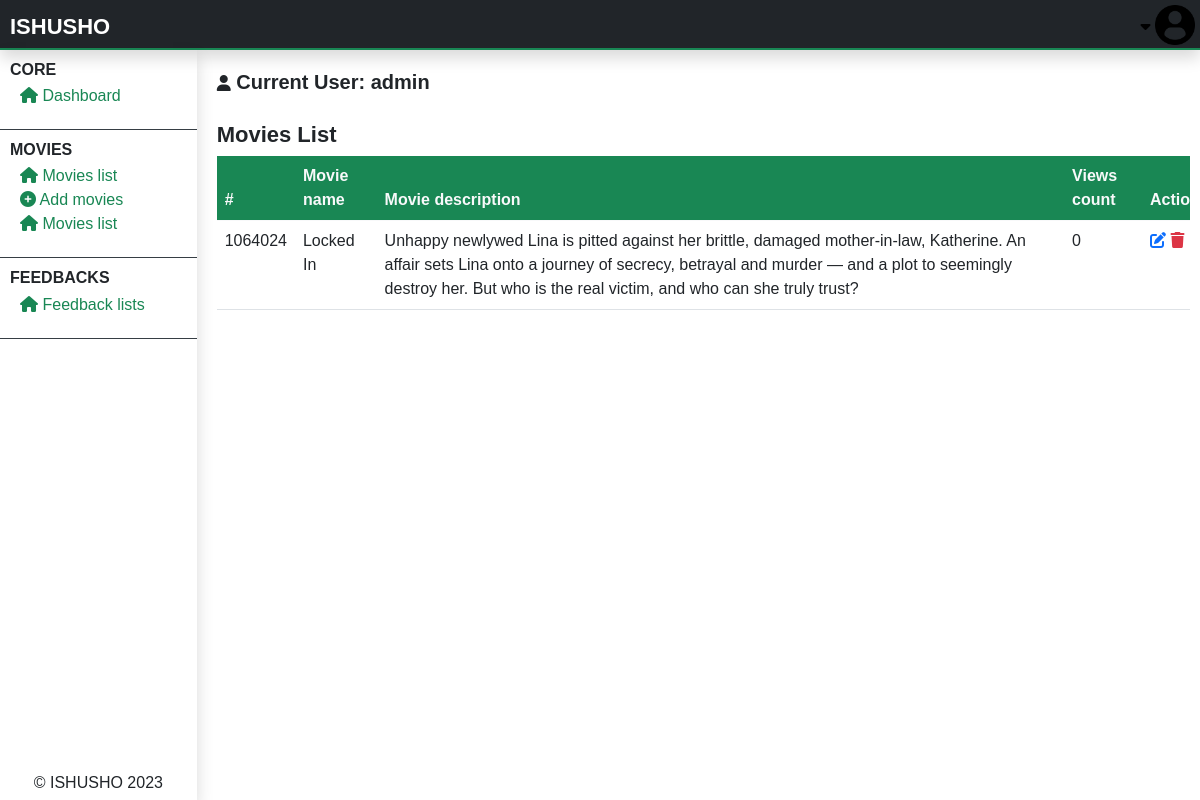
Before: /admin/admin-movies-list.php (signed in) with the older database file.
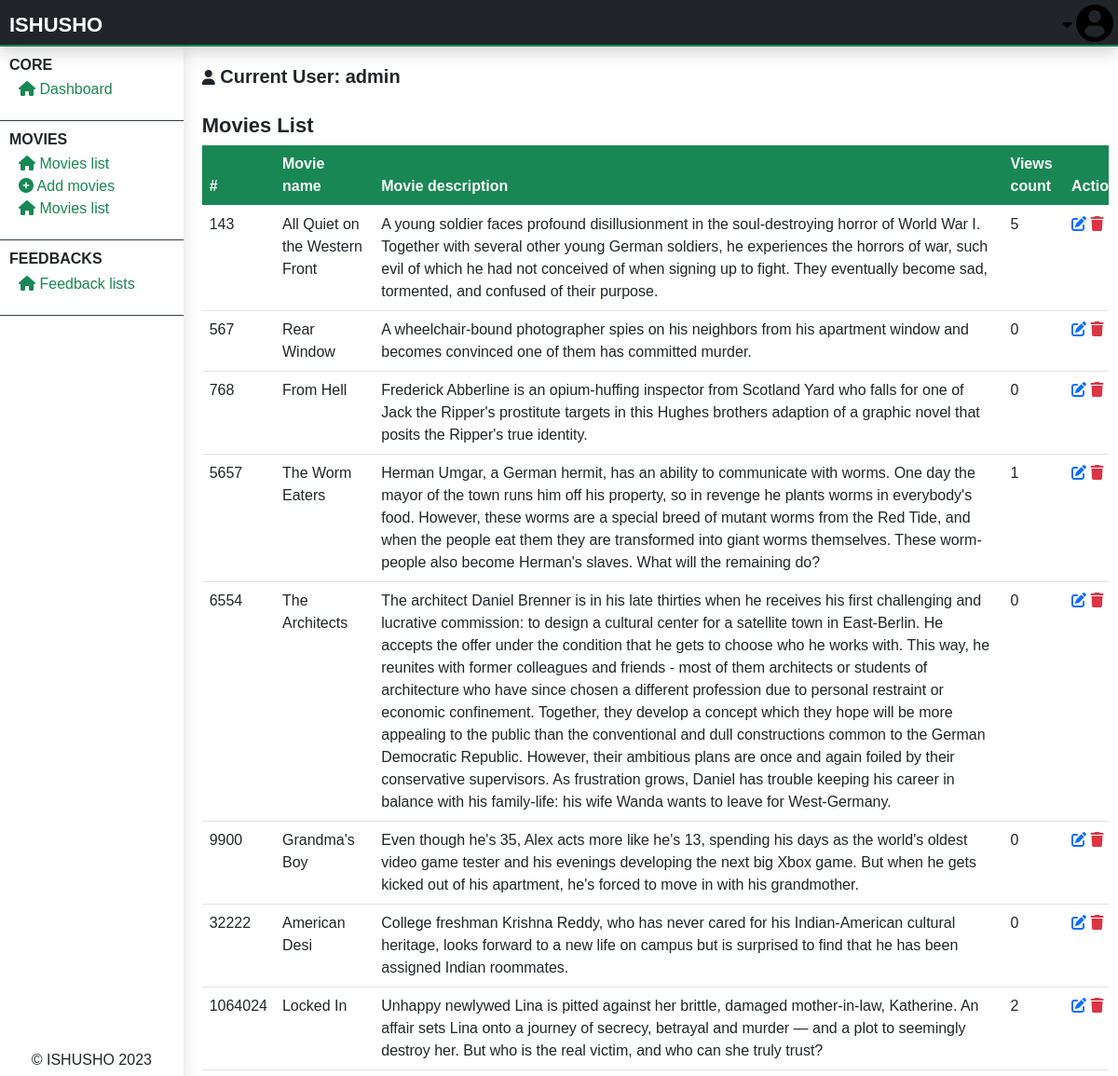
After: the same page with the newer database file.
### tables this page shows
CREATE TABLE `movies` (
  `movie_id` varchar(255) NOT NULL,
  `movie_name` text NOT NULL,
  `movie_description` text NOT NULL,
  `movie_categories` text NOT NULL,
  `movie_poster` text NOT NULL,
  `movie_url` text NOT NULL,
  `url720` text NOT NULL,
  `url480` text NOT NULL,
  `release_date` varchar(255) NOT NULL,
  `addition_date` text NOT NULL,
  `added_by` int(11) NOT NULL
);

### admin/php/admin-sessions.php (called while the page is built, shortened)
<?php
$actingAdminUN = $_SESSION['actingAdminUsername'];
$getAdminInformations = mysqli_query($server, "SELECT * from admins WHERE admin_un = '$actingAdminUN'");
if (mysqli_num_rows($getAdminInformations) < 1) {
    header("location: index.php");
} else {
    $dataAdminInformations = mysqli_fetch_array($getAdminInformations);
    $actingAdminProfile = $dataAdminInformations['admin_profile_pic'];
}

### admin/admin-movies-list.php (the view, shortened to what this page needs)
<?php
include("../php/global/server.php");
if (!isset($_SESSION['actingAdminUsername'])) {
    header("location: index.php");
} else {
    include('./php/admin-sessions.php');
}
?>
<!DOCTYPE html>
<html lang="en">
<head>
    <?php
    include('../php/global/cdns.php');
    ?>
    <link rel="stylesheet" href="../styles/admin-main.css">
</head>
<body>
    <div class="main-container">
        <?php
        include("./php/header.php");
        ?>
        <section class="center-section">
            <?php
            include('./php/nav-left.php');
            ?>
            <div class="right-contents">
                <?php
                include("./php/acting-user.php");
                ?>
                <div class="all-interchange">
                    <h1>
                        Movies list
                    </h1>
                    <table class="table table-responsive table-hover">
                        <thead>
                            <tr class="bg-success text-light">
                                <th>
                                    #
                                </th>
                                <th>
                                    Movie name
                                </th>
                                <th>
                                    Movie description
                                </th>
                                <th>
                                    Views count
                                </th>
                                <th>
                                    Actions
                                </th>
                            </tr>
                        </thead>
                        <tbody>
                            <?php
                            $getMovies = mysqli_query($server, "SELECT * from
                                    movies ORDER BY CAST(movie_id AS UNSIGNED)
                                ");
                            ?>
                            <?php
                            while ($dataMovies = mysqli_fetch_array($getMovies)) {
                            ?>
                                <tr>
                                    <td>
                                        <?php echo $video = $dataMovies['movie_id']; ?>
                                    </td>
                                    <td>
                                        <?php echo $dataMovies['movie_name']; ?>
                                    </td>
                                    <td>
                                        <?php echo $dataMovies['movie_description']; ?>
                                    </td>
                                    <td>
                                        <?php
                                        $getMovieViewsCount = mysqli_query($server, "SELECT * from
                                                    movie_views WHERE movie = '$video'
                                                ");
                                        echo mysqli_num_rows($getMovieViewsCount);
                                        ?>
                                    </td>
                                    <td>
                                        <a href="admin-edit-movie.php?edit&v=<?php echo $video; ?>" class="">
                                            <i class="fa fa-edit text-primary"></i>
                                        </a>
                                        <a href="?delete&v=<?php echo $video; ?>" onclick="return confirm('Are you sure to delete?');">
                                            <i class="fa fa-trash text-danger"></i>
                                        </a>
                                    </td>
                                </tr>
                            <?php
                            }
                            ?>
                        </tbody>
                    </table>
                </div>
            </div>
        </section>
    </div>
</body>
</html>

### php/global/cdns.php
<link rel="stylesheet" href="../assets/bootstrap-5.0.2-dist/css/bootstrap.min.css">
<link rel="stylesheet" href="../assets/fontawesome-free-6.4.2-web/css/all.css">

### admin/php/header.php (shortened to what this page needs)
<header class="bg-dark shadow">
    <div class="logo">
        <a href="admin-home.php">
            ISHUSHO
        </a>
    </div>
    <div class="profile">
        <button class="">
            <i class="fas fa-sort-down"></i>
            <?php
            if ($actingAdminProfile == "No profile") {
            ?>
                <img src="../images/profile-user.png" alt="">
            <?php
            } else {
            ?>
                <img src="./images/profiles/<?php echo $actingAdminProfile ?>" alt="">
            <?php
            }
            ?>
        </button>
    </div>
</header>

### admin/php/nav-left.php
<div class="nav-controls bg-dar shadow">
    <div class="nav-parts">
        <div class="nav-part">
            <h3>
                CORE
            </h3>
            <ul>
                <li>
                    <a href="admin-home.php">
                        <i class="fas fa-house"></i>
                        <span class="text">
                            Dashboard
                        </span>
                    </a>
                </li>
            </ul>
        </div>
        <div class="nav-part">
            <h3>
                MOVIES
            </h3>
            <ul>
                <li>
                    <a href="admin-movies-list.php">
                        <i class="fas fa-house"></i>
                        <span class="text">
                            Movies list
                        </span>
                    </a>
                </li>
                <li>
                    <a href="admin-add-movie.php">
                        <i class="fas fa-plus-circle"></i>
                        <span class="text">
                            Add movies
                        </span>
                    </a>
                </li>
                <li>
                    <a href="">
                        <i class="fas fa-house"></i>
                        <span class="text">
                            Movies list
                        </span>
                    </a>
                </li>
            </ul>
        </div>
        <div class="nav-part">
            <h3>
                FEEDBACKS
            </h3>
            <ul>
                <li>
                    <a href="">
                        <i class="fas fa-house"></i>
                        <span class="text">
                            Feedback lists
                        </span>
                    </a>
                </li>
            </ul>
        </div>
    </div>
    <div class="nav-copy">
        &copy; ISHUSHO
        <?php
        if (date('Y') > 2023) {
            echo "2023 - " . date('Y');
        } else {
            echo date('Y');
        }
        ?>
    </div>
</div>

### admin/php/acting-user.php
<div class="acting-user">
    <h2>
        <i class="fas fa-user"></i>
        <?php echo "Current User: " . $actingAdminUN; ?>
    </h2>
</div>

### styles/admin-main.css (style rules this page uses)
* { font-family: 'Gill Sans', 'Gill Sans MT', Calibri, 'Trebuchet MS', sans-serif; margin: 0; padding: 0; text-decoration: none; font-size: 16px; }
button { border: 0; background: transparent; }
a { text-decoration: none; }
body { width: 100vw; overflow: hidden; }
.main-container { overflow: hidden; width: 100vw; height: 100vh; }
.main-container header { width: 100%; display: flex; flex-direction: row; height: 50px; border-bottom: 2px solid #198754; }
.main-container header .logo { flex: 1; padding: 10px; }
.main-container header .logo a { color: #fff; font-weight: bold; font-size: 22px; text-decoration: none; }
.main-container header .profile button { background: transparent; border: 0; margin: 5px; }
.main-container header .profile button i { color: #000; }
.main-container header .profile button img { width: 40px; height: 40px; }
.main-container .center-section { display: flex; flex-direction: row; height: calc(100vh - 50px); }
.main-container .center-section .nav-controls { width: 200px; display: flex; flex-direction: column; }
.main-container .center-section .nav-controls .nav-parts { flex: 1; }
.main-container .center-section .nav-controls .nav-part { padding: 5px; border-bottom: 1px solid #363e44; }
.main-container .center-section .nav-controls .nav-part h3 { font-size: 16px; font-weight: bold; color: #212529; text-transform: uppercase; margin: 5px; }
.main-container .center-section .nav-controls .nav-part ul { list-style: none; display: flex; flex-direction: column; margin-left: 15px; padding: 0; }
.main-container .center-section .nav-controls .nav-part ul li a { text-decoration: none; color: #198754; }
.main-container .center-section .nav-controls .nav-copy { text-align: center; padding: 5px; }
.main-container .center-section .right-contents { margin: 10px; height: calc(100vh - 50px); width: calc(100vw - 200px); overflow: auto; }
.main-container .center-section .right-contents .acting-user { padding: 10px; }
.main-container .center-section .right-contents .acting-user h2 { font-size: 20px; font-weight: bold; }
.main-container .center-section .right-contents .all-interchange { margin: 10px; width: 1000px; }
.main-container .center-section .right-contents .all-interchange h1 { font-size: 22px; color: #212529; font-weight: bold; text-transform: capitalize; }
.main-container .center-section .right-contents .all-interchange table thead tr { position: sticky; top: 0px; }

Changed rows visible on the page:
added movies: movie_id "143", movie_name "All Quiet on the Western Front", movie_description "A young soldier faces profound disillusionment in the soul-destroying horror of World War I. Together with several other young German soldiers, he experiences the horrors of war, such evil of which he had not conceived of when signing up to fight. They eventually become sad, tormented, and confused of their purpose.", mysqli_num_rows($getMovieViewsCount) "5"
added movies: movie_id "567", movie_name "Rear Window", movie_description "A wheelchair-bound photographer spies on his neighbors from his apartment window and becomes convinced one of them has committed murder.", mysqli_num_rows($getMovieViewsCount) "0"
added movies: movie_id "768", movie_name "From Hell", movie_description "Frederick Abberline is an opium-huffing inspector from Scotland Yard who falls for one of Jack the Ripper's prostitute targets in this Hughes brothers adaption of a graphic novel that posits the Ripper's true identity.", mysqli_num_rows($getMovieViewsCount) "0"
added movies: movie_id "5657", movie_name "The Worm Eaters", movie_description "Herman Umgar, a German hermit, has an ability to communicate with worms. One day the mayor of the town runs him off his property, so in revenge he plants worms in everybody's food. However, these worms are a special breed of mutant worms from the Red Tide, and when the people eat them they are transformed into giant worms themselves. These worm-people also become Herman's slaves. What will the remaining do?", mysqli_num_rows($getMovieViewsCount) "1"
added movies: movie_id "6554", movie_name "The Architects", movie_description "The architect Daniel Brenner is in his late thirties when he receives his first challenging and lucrative commission: to design a cultural center for a satellite town in East-Berlin. He accepts the offer under the condition that he gets to choose who he works with. This way, he reunites with former colleagues and friends - most of them architects or students of architecture who have since chosen a different profession due to personal restraint or economic confinement. Together, they develop a concept which they hope will be more appealing to the public than the conventional and dull constructions common to the German Democratic Republic. However, their ambitious plans are once and again…", mysqli_num_rows($getMovieViewsCount) "0"
added movies: movie_id "9900", movie_name "Grandma's Boy", movie_description "Even though he's 35, Alex acts more like he's 13, spending his days as the world's oldest video game tester and his evenings developing the next big Xbox game. But when he gets kicked out of his apartment, he's forced to move in with his grandmother.", mysqli_num_rows($getMovieViewsCount) "0"
added movies: movie_id "32222", movie_name "American Desi", movie_description "College freshman Krishna Reddy, who has never cared for his Indian-American cultural heritage, looks forward to a new life on campus but is surprised to find that he has been assigned Indian roommates.", mysqli_num_rows($getMovieViewsCount) "0"
computed for movies "Locked In": mysqli_num_rows($getMovieViewsCount) "0" → "2"
